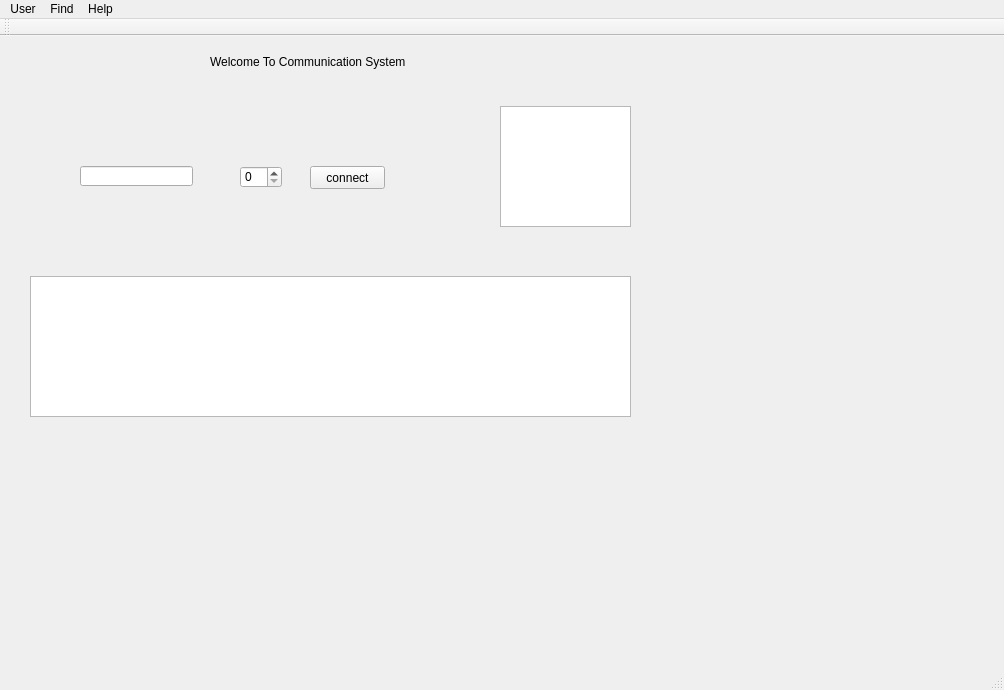
<?xml version="1.0" encoding="UTF-8"?>
<ui version="4.0">
 <class>QtNetworkClientClass</class>
 <widget class="QMainWindow" name="QtNetworkClientClass">
  <property name="geometry">
   <rect>
    <x>0</x>
    <y>0</y>
    <width>1004</width>
    <height>690</height>
   </rect>
  </property>
  <property name="windowTitle">
   <string>QtNetworkClient</string>
  </property>
  <widget class="QWidget" name="centralWidget">
   <widget class="QLineEdit" name="m_lineedit">
    <property name="geometry">
     <rect>
      <x>80</x>
      <y>130</y>
      <width>113</width>
      <height>20</height>
     </rect>
    </property>
   </widget>
   <widget class="QSpinBox" name="spinBox">
    <property name="geometry">
     <rect>
      <x>240</x>
      <y>130</y>
      <width>42</width>
      <height>22</height>
     </rect>
    </property>
   </widget>
   <widget class="QPushButton" name="m_btConnect">
    <property name="geometry">
     <rect>
      <x>310</x>
      <y>130</y>
      <width>75</width>
      <height>23</height>
     </rect>
    </property>
    <property name="text">
     <string>connect</string>
    </property>
   </widget>
   <widget class="QListWidget" name="m_lwMessages">
    <property name="geometry">
     <rect>
      <x>30</x>
      <y>240</y>
      <width>601</width>
      <height>141</height>
     </rect>
    </property>
   </widget>
   <widget class="QGraphicsView" name="m_ClickImage">
    <property name="geometry">
     <rect>
      <x>500</x>
      <y>70</y>
      <width>131</width>
      <height>121</height>
     </rect>
    </property>
   </widget>
   <widget class="QLabel" name="label">
    <property name="geometry">
     <rect>
      <x>210</x>
      <y>10</y>
      <width>231</width>
      <height>31</height>
     </rect>
    </property>
    <property name="text">
     <string>Welcome To Communication System</string>
    </property>
   </widget>
  </widget>
  <widget class="QMenuBar" name="menuBar">
   <property name="geometry">
    <rect>
     <x>0</x>
     <y>0</y>
     <width>1004</width>
     <height>26</height>
    </rect>
   </property>
   <widget class="QMenu" name="menuUser">
    <property name="title">
     <string>User</string>
    </property>
    <addaction name="m_useregitis"/>
    <addaction name="m_userlogin"/>
   </widget>
   <widget class="QMenu" name="menuFind">
    <property name="title">
     <string>Find</string>
    </property>
    <addaction name="m_menuFind"/>
   </widget>
   <widget class="QMenu" name="menuHelp">
    <property name="title">
     <string>Help</string>
    </property>
    <addaction name="m_menuGet_Help"/>
   </widget>
   <addaction name="menuUser"/>
   <addaction name="menuFind"/>
   <addaction name="menuHelp"/>
  </widget>
  <widget class="QToolBar" name="mainToolBar">
   <attribute name="toolBarArea">
    <enum>TopToolBarArea</enum>
   </attribute>
   <attribute name="toolBarBreak">
    <bool>false</bool>
   </attribute>
  </widget>
  <widget class="QStatusBar" name="statusBar"/>
  <action name="m_useregitis">
   <property name="text">
    <string>UserRegitis</string>
   </property>
  </action>
  <action name="m_userlogin">
   <property name="text">
    <string>UserLogin</string>
   </property>
  </action>
  <action name="m_menuGet_Help">
   <property name="text">
    <string>Get Help</string>
   </property>
  </action>
  <action name="m_menuFind">
   <property name="text">
    <string>Find...</string>
   </property>
  </action>
 </widget>
 <layoutdefault spacing="6" margin="11"/>
 <resources>
  <include location="qtnetworkclient.qrc"/>
 </resources>
 <connections/>
</ui>
